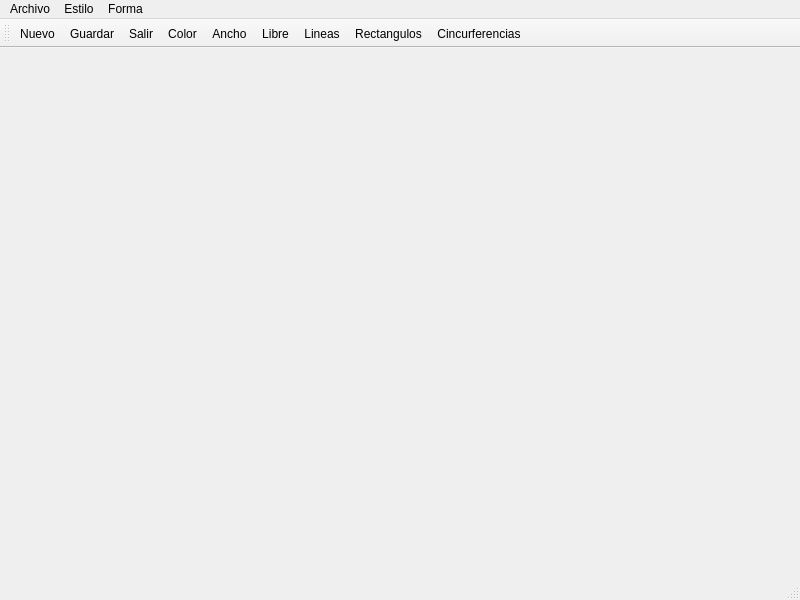
<?xml version="1.0" encoding="UTF-8"?>
<ui version="4.0">
 <class>Principal</class>
 <widget class="QMainWindow" name="Principal">
  <property name="geometry">
   <rect>
    <x>0</x>
    <y>0</y>
    <width>800</width>
    <height>600</height>
   </rect>
  </property>
  <property name="windowTitle">
   <string>Principal</string>
  </property>
  <property name="windowIcon">
   <iconset resource="Recuros.qrc">
    <normaloff>:/Recursos/paint-palette.png</normaloff>:/Recursos/paint-palette.png</iconset>
  </property>
  <widget class="QWidget" name="centralwidget"/>
  <widget class="QMenuBar" name="menubar">
   <property name="geometry">
    <rect>
     <x>0</x>
     <y>0</y>
     <width>800</width>
     <height>21</height>
    </rect>
   </property>
   <widget class="QMenu" name="menuArchivo">
    <property name="title">
     <string>Archivo</string>
    </property>
    <addaction name="actionNuevo"/>
    <addaction name="actionGuardar"/>
    <addaction name="separator"/>
    <addaction name="actionSalir"/>
   </widget>
   <widget class="QMenu" name="menuEstilo">
    <property name="title">
     <string>Estilo</string>
    </property>
    <addaction name="actionColor"/>
    <addaction name="actionAncho"/>
   </widget>
   <widget class="QMenu" name="menuForma">
    <property name="title">
     <string>Forma</string>
    </property>
    <addaction name="actionLibre"/>
    <addaction name="actionLineas"/>
    <addaction name="actionRectangulos"/>
    <addaction name="actionCincurferencias"/>
   </widget>
   <addaction name="menuArchivo"/>
   <addaction name="menuEstilo"/>
   <addaction name="menuForma"/>
  </widget>
  <widget class="QStatusBar" name="statusbar"/>
  <widget class="QToolBar" name="toolBar">
   <property name="windowTitle">
    <string>toolBar</string>
   </property>
   <attribute name="toolBarArea">
    <enum>TopToolBarArea</enum>
   </attribute>
   <attribute name="toolBarBreak">
    <bool>false</bool>
   </attribute>
   <addaction name="actionNuevo"/>
   <addaction name="actionGuardar"/>
   <addaction name="actionSalir"/>
   <addaction name="actionColor"/>
   <addaction name="actionAncho"/>
   <addaction name="actionLibre"/>
   <addaction name="actionLineas"/>
   <addaction name="actionRectangulos"/>
   <addaction name="actionCincurferencias"/>
  </widget>
  <action name="actionNuevo">
   <property name="icon">
    <iconset resource="Recuros.qrc">
     <normaloff>:/Recursos/nuevo.png</normaloff>:/Recursos/nuevo.png</iconset>
   </property>
   <property name="text">
    <string>Nuevo</string>
   </property>
  </action>
  <action name="actionGuardar">
   <property name="icon">
    <iconset resource="Recuros.qrc">
     <normaloff>:/Recursos/guardar.png</normaloff>:/Recursos/guardar.png</iconset>
   </property>
   <property name="text">
    <string>Guardar</string>
   </property>
  </action>
  <action name="actionSalir">
   <property name="icon">
    <iconset resource="Recuros.qrc">
     <normaloff>:/Recursos/salida.png</normaloff>:/Recursos/salida.png</iconset>
   </property>
   <property name="text">
    <string>Salir</string>
   </property>
  </action>
  <action name="actionColor">
   <property name="icon">
    <iconset resource="Recuros.qrc">
     <normaloff>:/Recursos/rgb.png</normaloff>:/Recursos/rgb.png</iconset>
   </property>
   <property name="text">
    <string>Color</string>
   </property>
  </action>
  <action name="actionAncho">
   <property name="icon">
    <iconset resource="Recuros.qrc">
     <normaloff>:/Recursos/tamano-del-texto.png</normaloff>:/Recursos/tamano-del-texto.png</iconset>
   </property>
   <property name="text">
    <string>Ancho</string>
   </property>
  </action>
  <action name="actionLibre">
   <property name="icon">
    <iconset resource="Recuros.qrc">
     <normaloff>:/Recursos/dibujo.png</normaloff>:/Recursos/dibujo.png</iconset>
   </property>
   <property name="text">
    <string>Libre</string>
   </property>
  </action>
  <action name="actionLineas">
   <property name="icon">
    <iconset resource="Recuros.qrc">
     <normaloff>:/Recursos/linea-diagonal.png</normaloff>:/Recursos/linea-diagonal.png</iconset>
   </property>
   <property name="text">
    <string>Lineas</string>
   </property>
  </action>
  <action name="actionRectangulos">
   <property name="icon">
    <iconset resource="Recuros.qrc">
     <normaloff>:/Recursos/cuadrado.png</normaloff>:/Recursos/cuadrado.png</iconset>
   </property>
   <property name="text">
    <string>Rectangulos</string>
   </property>
  </action>
  <action name="actionCincurferencias">
   <property name="icon">
    <iconset resource="Recuros.qrc">
     <normaloff>:/Recursos/lavado-en-seco.png</normaloff>:/Recursos/lavado-en-seco.png</iconset>
   </property>
   <property name="text">
    <string>Cincurferencias</string>
   </property>
  </action>
 </widget>
 <resources>
  <include location="Recuros.qrc"/>
 </resources>
 <connections/>
</ui>
